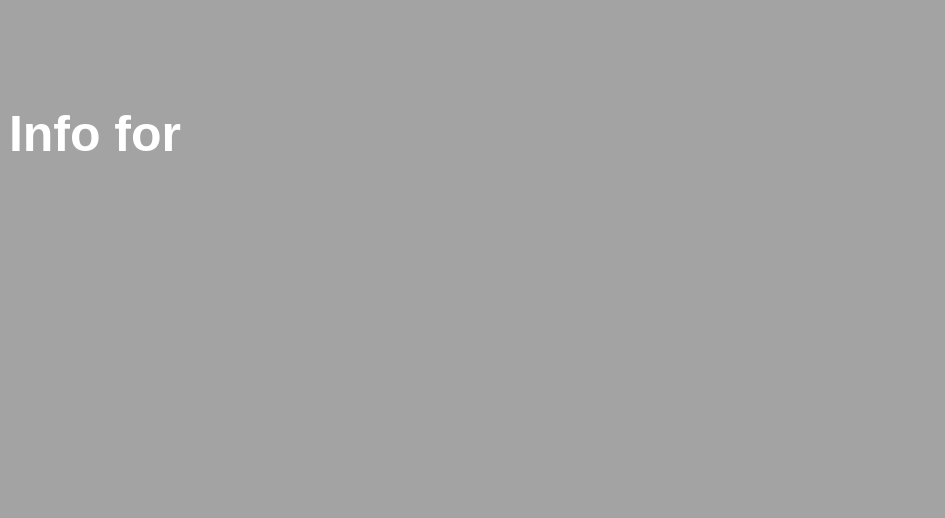
<?xml version="1.0" encoding="UTF-8"?>
<ui version="4.0">
 <class>MainWindow</class>
 <widget class="QMainWindow" name="MainWindow">
  <property name="geometry">
   <rect>
    <x>0</x>
    <y>0</y>
    <width>945</width>
    <height>518</height>
   </rect>
  </property>
  <property name="windowTitle">
   <string>MainWindow</string>
  </property>
  <widget class="QWidget" name="centralwidget">
   <widget class="QFrame" name="frame">
    <property name="geometry">
     <rect>
      <x>-1</x>
      <y>-1</y>
      <width>951</width>
      <height>521</height>
     </rect>
    </property>
    <property name="styleSheet">
     <string notr="true">background-color: rgb(163, 163, 163);
color: black;</string>
    </property>
    <property name="frameShape">
     <enum>QFrame::StyledPanel</enum>
    </property>
    <property name="frameShadow">
     <enum>QFrame::Raised</enum>
    </property>
    <layout class="QGridLayout" name="gridLayout">
     <item row="0" column="0">
      <widget class="QLabel" name="label">
       <property name="styleSheet">
        <string notr="true">color: white;
font-size: 50px;
font-weight: 800;</string>
       </property>
       <property name="text">
        <string>Info for</string>
       </property>
      </widget>
     </item>
     <item row="1" column="0">
      <widget class="QLabel" name="info">
       <property name="styleSheet">
        <string notr="true">color: white;
font-size: 20px;</string>
       </property>
       <property name="text">
        <string/>
       </property>
      </widget>
     </item>
    </layout>
   </widget>
  </widget>
 </widget>
 <resources/>
 <connections/>
</ui>
